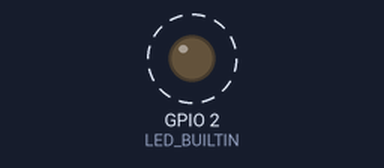
Simulated run of this sketch. Board: ESP8266 (NodeMCU). Parts: output pins drawn as LEDs (lit = HIGH, except the on-board LED, lit = LOW). Dashed ring = blinking. WiFi joins after 1.5 s; servers stay silent unless stated; what the sketch prints to the serial monitor is not drawn.

Above: at 1.8 s.
Timing chart, 0 to 4.6 s (numbered marks = the images above):
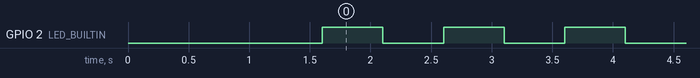

The sketch:

range_blink.ino
```cpp
#include <ESP8266WiFi.h>

const char *ssid =  "Blink-Speed";
const char *pass =  "12mt61r11";
void setup() {
  Serial.begin(9600);
  delay(100);
  pinMode(LED_BUILTIN, OUTPUT);
   WiFi.begin(ssid, pass);
       while (WiFi.status() != WL_CONNECTED)
          {
            delay(500);
            Serial.print(".");
          }
      Serial.println("");
      Serial.println("WiFi connected");
      Serial.print("IP address: ");
      Serial.println(WiFi.localIP());
}
void loop() {
  if(WiFi.status()== WL_CONNECTED) {
    Serial.println("blinking");
     digitalWrite(LED_BUILTIN, HIGH);   // turn the LED on (HIGH is the voltage level)
      delay(500);                       // wait for a second
     digitalWrite(LED_BUILTIN, LOW);    // turn the LED off by making the voltage LOW
      delay(500);
  }
  else{
     digitalWrite(LED_BUILTIN, HIGH);
     Serial.println("solid-blue");}
}
```

Measured:
- by itself, GPIO 2 (LED_BUILTIN): alternates HIGH for 0.50 s and LOW for 0.50 s
